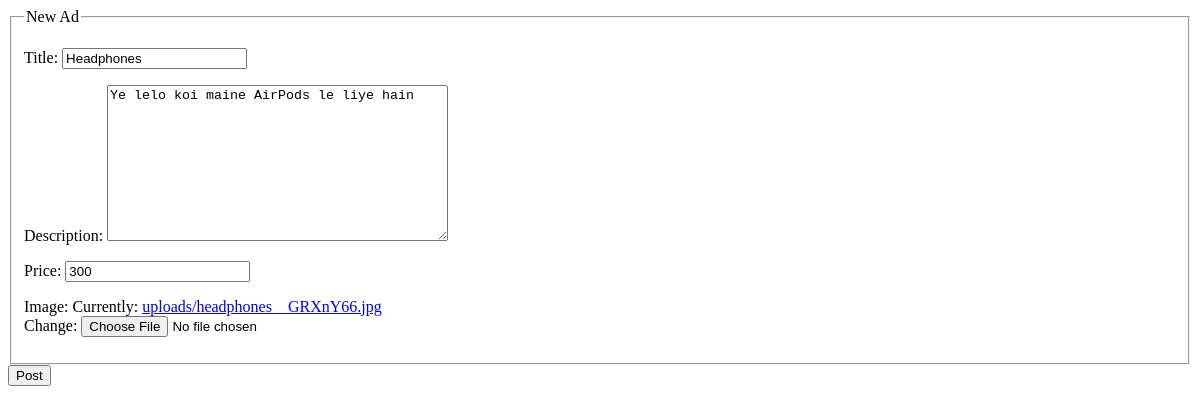
Page /ads/2/update/ (signed in) on the earlier database version.
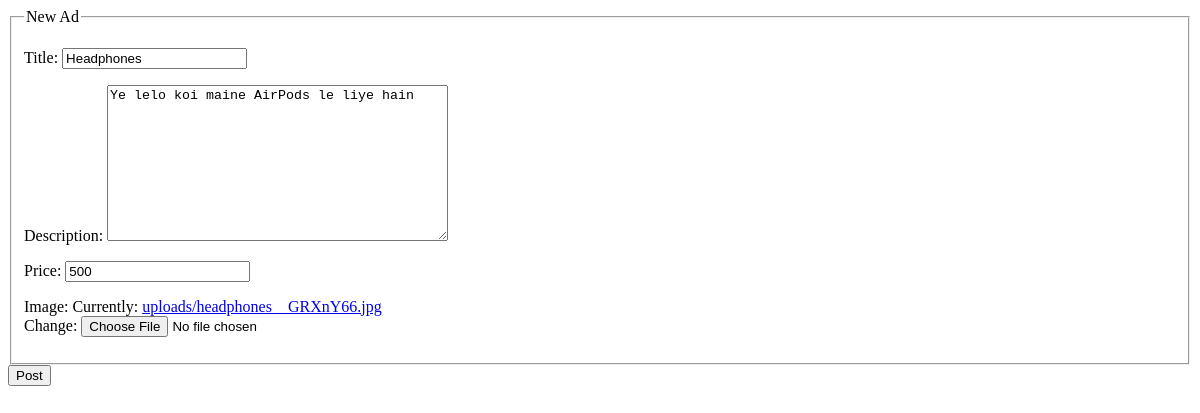
Same page on the later database version.
### ads/models.py (models this page shows, shortened)
class Post(models.Model):
    title = models.CharField(max_length=100, blank=False)
    description = models.TextField()
    price = models.IntegerField(blank=False)
    date_posted = models.DateTimeField(default=timezone.now)
    author = models.ForeignKey(CustomUser, on_delete=models.CASCADE)
    image = models.ImageField(upload_to='uploads', default='lamp.JPEG')

### ads/views.py (the view, shortened to what this page needs)
# urls.py: path('ads/<int:pk>/update/', PostUpdateView.as_view(), name='ads-update'),
class PostUpdateView(LoginRequiredMixin,UserPassesTestMixin,UpdateView):
    model = Post
    fields = ['title', 'description', 'price', 'image']
    def test_func(self):
        post = self.get_object()
        if self.request.user == post.author:
            return True
        return False

### ads/templates/ads/post_form.html (shortened to what this page needs)
<!DOCTYPE html>
<html lang="en">
<head>
</head>
<body>
    <div>
        <form method="POST" enctype="multipart/form-data">
            <fieldset class="form-group">
                <legend class="border-bottom mb-4">New Ad</legend>
                {{  form.as_p }}
            </fieldset>
            <div class="form-group">
                <button class="btn btn-outline-info" type="submit">Post</button>
            </div>
        </form>
    </div>
</body>
</html>

Differences in the rows shown:
changed Post "Headphones": price "300" → "500"
